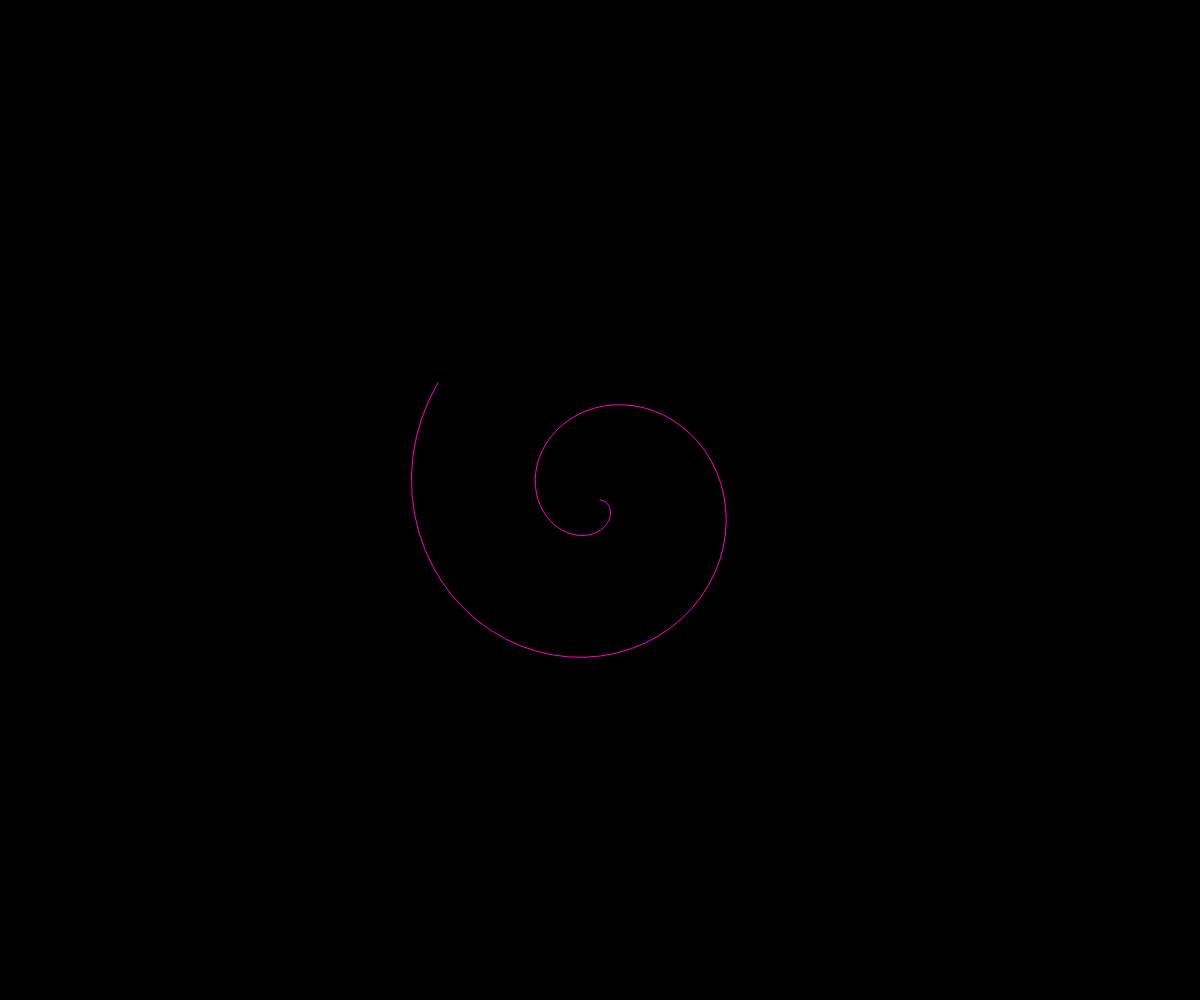
Frame 1 (no input)
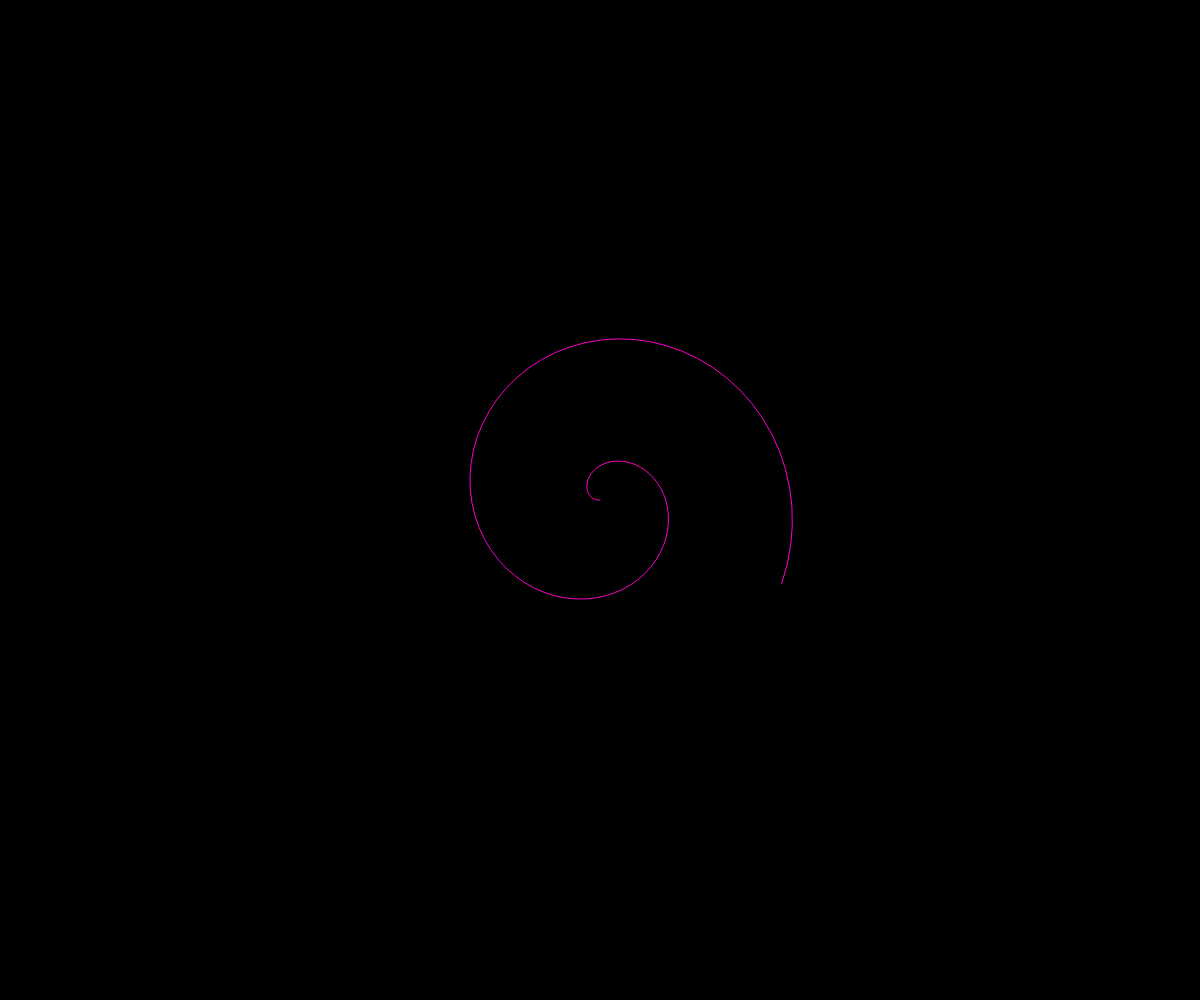
Frame 60 (no input)
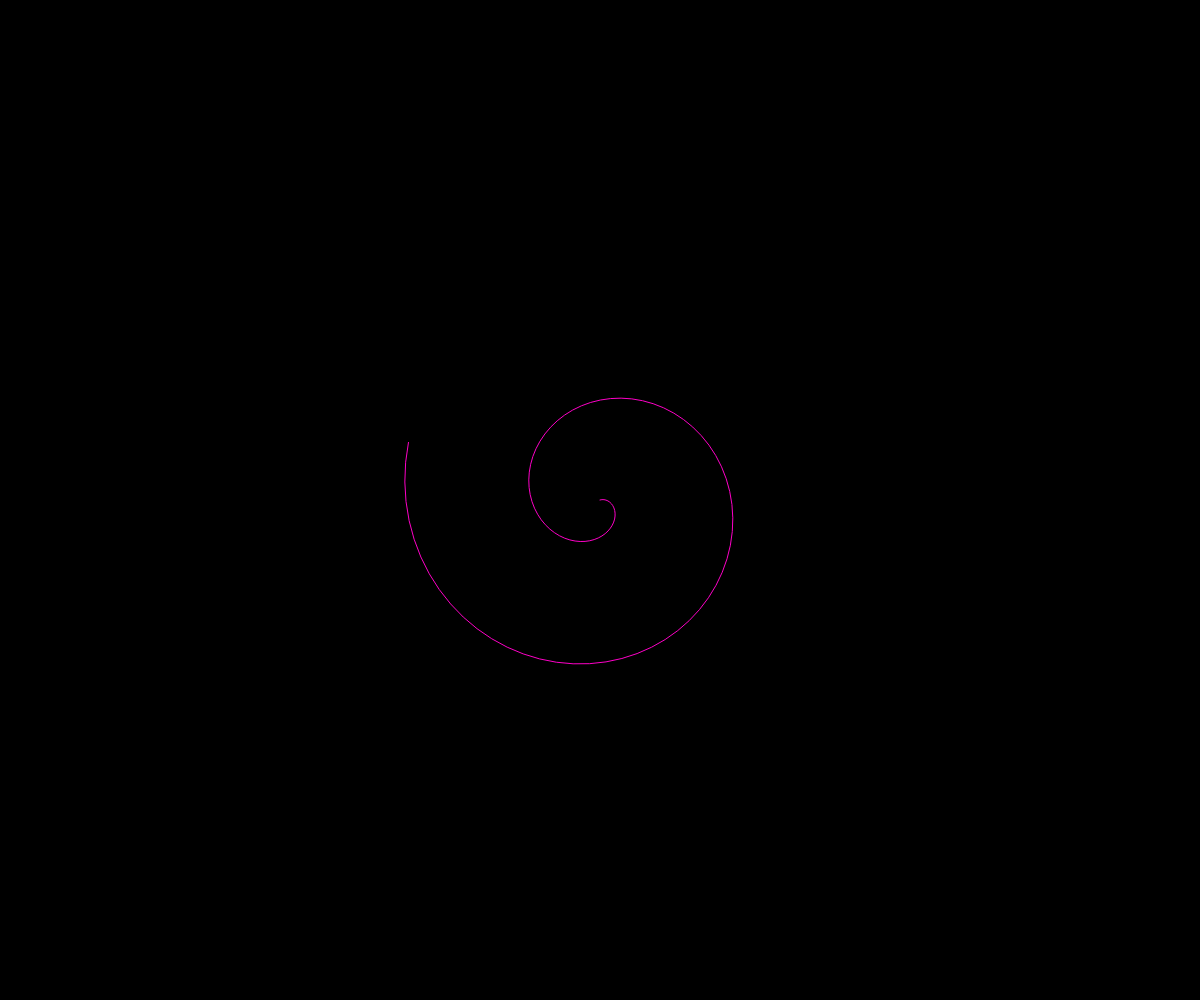
Frame 120 (the mouse pressed at the canvas centre since frame 60)

The p5.js sketch that drew these frames (run headless with seeded random() and noise() and a simulated clock; from frame 60 on, the mouse is pressed at the canvas centre):

// p5.js sketch
// ── sketch.js
function setup(){createCanvas(windowWidth,windowHeight);}
function draw(){
  background(0);
  translate(width/2,height/2);
  noFill();
  stroke(255,0,200);
  beginShape();
  for(let a=0;a<10;a+=0.1){
    let r=a*20;
    vertex(r*cos(a+frameCount*0.05),r*sin(a+frameCount*0.05));
  }
  endShape();
}
